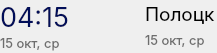
<?xml version="1.0" encoding="UTF-8"?>
<ui version="4.0">
 <class>Form</class>
 <widget class="QWidget" name="Form">
  <property name="geometry">
   <rect>
    <x>0</x>
    <y>0</y>
    <width>217</width>
    <height>53</height>
   </rect>
  </property>
  <property name="maximumSize">
   <size>
    <width>217</width>
    <height>53</height>
   </size>
  </property>
  <property name="windowTitle">
   <string>Form</string>
  </property>
  <layout class="QHBoxLayout" name="horizontalLayout">
   <property name="spacing">
    <number>24</number>
   </property>
   <property name="leftMargin">
    <number>0</number>
   </property>
   <property name="topMargin">
    <number>0</number>
   </property>
   <property name="rightMargin">
    <number>0</number>
   </property>
   <property name="bottomMargin">
    <number>0</number>
   </property>
   <item>
    <layout class="QVBoxLayout" name="verticalLayout">
     <property name="spacing">
      <number>0</number>
     </property>
     <item>
      <widget class="QLabel" name="departureTime">
       <property name="sizePolicy">
        <sizepolicy hsizetype="Fixed" vsizetype="Preferred">
         <horstretch>0</horstretch>
         <verstretch>0</verstretch>
        </sizepolicy>
       </property>
       <property name="font">
        <font>
         <family>Inter</family>
         <pointsize>20</pointsize>
        </font>
       </property>
       <property name="styleSheet">
        <string notr="true">color: #010E59;</string>
       </property>
       <property name="text">
        <string>04:15</string>
       </property>
      </widget>
     </item>
     <item>
      <widget class="QLabel" name="departureDate">
       <property name="font">
        <font>
         <family>Inter</family>
         <pointsize>10</pointsize>
        </font>
       </property>
       <property name="styleSheet">
        <string notr="true">color: #6D6D6D; </string>
       </property>
       <property name="text">
        <string>15 окт, ср</string>
       </property>
       <property name="alignment">
        <set>Qt::AlignLeading|Qt::AlignLeft|Qt::AlignVCenter</set>
       </property>
      </widget>
     </item>
    </layout>
   </item>
   <item>
    <widget class="QLabel" name="label_40">
     <property name="sizePolicy">
      <sizepolicy hsizetype="Fixed" vsizetype="Preferred">
       <horstretch>0</horstretch>
       <verstretch>0</verstretch>
      </sizepolicy>
     </property>
     <property name="minimumSize">
      <size>
       <width>24</width>
       <height>24</height>
      </size>
     </property>
     <property name="maximumSize">
      <size>
       <width>24</width>
       <height>24</height>
      </size>
     </property>
     <property name="text">
      <string/>
     </property>
     <property name="pixmap">
      <pixmap resource="../resources.qrc">:/icons/icons/circle.png</pixmap>
     </property>
     <property name="scaledContents">
      <bool>true</bool>
     </property>
    </widget>
   </item>
   <item>
    <layout class="QVBoxLayout" name="verticalLayout_2">
     <property name="spacing">
      <number>0</number>
     </property>
     <item>
      <widget class="QLabel" name="departurePlace">
       <property name="font">
        <font>
         <family>Inter</family>
         <pointsize>14</pointsize>
        </font>
       </property>
       <property name="text">
        <string>Полоцк</string>
       </property>
      </widget>
     </item>
     <item>
      <widget class="QLabel" name="address">
       <property name="font">
        <font>
         <family>Inter</family>
         <pointsize>10</pointsize>
        </font>
       </property>
       <property name="styleSheet">
        <string notr="true">color: #6D6D6D; </string>
       </property>
       <property name="text">
        <string>15 окт, ср</string>
       </property>
       <property name="alignment">
        <set>Qt::AlignLeading|Qt::AlignLeft|Qt::AlignVCenter</set>
       </property>
      </widget>
     </item>
    </layout>
   </item>
  </layout>
 </widget>
 <resources>
  <include location="../resources.qrc"/>
  <include location="../../../../../../resources.qrc"/>
 </resources>
 <connections/>
</ui>
